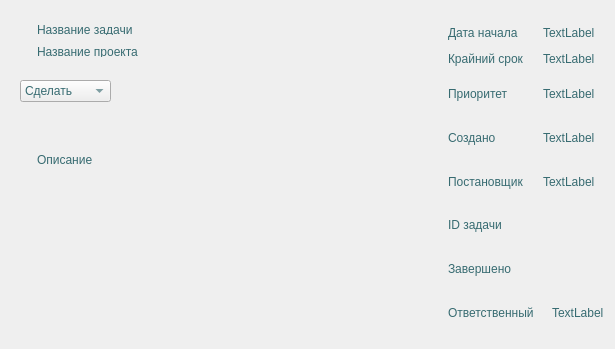
<?xml version="1.0" encoding="UTF-8"?>
<ui version="4.0">
 <class>TaskClass</class>
 <widget class="QDialog" name="TaskClass">
  <property name="geometry">
   <rect>
    <x>0</x>
    <y>0</y>
    <width>615</width>
    <height>349</height>
   </rect>
  </property>
  <property name="windowTitle">
   <string>Task</string>
  </property>
  <property name="styleSheet">
   <string notr="true">QLabel {
	padding:3px;
}
TaskClass {
	background-color: rgb(240, 240, 240);
}
QWidget {
	color: rgb(55, 107, 113);
}
</string>
  </property>
  <widget class="QComboBox" name="statusBox">
   <property name="geometry">
    <rect>
     <x>20</x>
     <y>80</y>
     <width>91</width>
     <height>22</height>
    </rect>
   </property>
   <item>
    <property name="text">
     <string>Сделать</string>
    </property>
   </item>
   <item>
    <property name="text">
     <string>В работе</string>
    </property>
   </item>
   <item>
    <property name="text">
     <string>Сделано</string>
    </property>
   </item>
   <item>
    <property name="text">
     <string>Завершено</string>
    </property>
   </item>
  </widget>
  <widget class="QWidget" name="layoutWidget">
   <property name="geometry">
    <rect>
     <x>20</x>
     <y>10</y>
     <width>391</width>
     <height>61</height>
    </rect>
   </property>
   <layout class="QVBoxLayout" name="verticalLayout">
    <item>
     <widget class="QLabel" name="nameTaskLbl">
      <property name="sizePolicy">
       <sizepolicy hsizetype="MinimumExpanding" vsizetype="MinimumExpanding">
        <horstretch>0</horstretch>
        <verstretch>0</verstretch>
       </sizepolicy>
      </property>
      <property name="minimumSize">
       <size>
        <width>100</width>
        <height>0</height>
       </size>
      </property>
      <property name="font">
       <font/>
      </property>
      <property name="frameShape">
       <enum>QFrame::Shape::NoFrame</enum>
      </property>
      <property name="text">
       <string>Название задачи</string>
      </property>
      <property name="textFormat">
       <enum>Qt::TextFormat::PlainText</enum>
      </property>
      <property name="wordWrap">
       <bool>false</bool>
      </property>
      <property name="margin">
       <number>0</number>
      </property>
      <property name="indent">
       <number>-1</number>
      </property>
     </widget>
    </item>
    <item>
     <widget class="QLabel" name="dealLbl">
      <property name="text">
       <string>Название проекта</string>
      </property>
      <property name="wordWrap">
       <bool>true</bool>
      </property>
      <property name="margin">
       <number>0</number>
      </property>
     </widget>
    </item>
   </layout>
  </widget>
  <widget class="QWidget" name="layoutWidget">
   <property name="geometry">
    <rect>
     <x>431</x>
     <y>12</y>
     <width>206</width>
     <height>331</height>
    </rect>
   </property>
   <layout class="QVBoxLayout" name="verticalLayout_3">
    <item>
     <layout class="QVBoxLayout" name="dateLayout">
      <item>
       <layout class="QHBoxLayout" name="dateBeginLayout">
        <item>
         <widget class="QLabel" name="dateBeginLbl">
          <property name="text">
           <string>Дата начала</string>
          </property>
         </widget>
        </item>
        <item>
         <widget class="QLabel" name="dateBegin">
          <property name="text">
           <string>TextLabel</string>
          </property>
         </widget>
        </item>
       </layout>
      </item>
      <item>
       <layout class="QHBoxLayout" name="dateEndLayout">
        <item>
         <widget class="QLabel" name="deadLineLbl">
          <property name="text">
           <string>Крайний срок</string>
          </property>
         </widget>
        </item>
        <item>
         <widget class="QLabel" name="deadLine">
          <property name="text">
           <string>TextLabel</string>
          </property>
         </widget>
        </item>
       </layout>
      </item>
     </layout>
    </item>
    <item>
     <layout class="QHBoxLayout" name="horizontalLayout_17">
      <item>
       <widget class="QLabel" name="priorityLbl">
        <property name="text">
         <string>Приоритет</string>
        </property>
       </widget>
      </item>
      <item>
       <widget class="QLabel" name="priority">
        <property name="text">
         <string>TextLabel</string>
        </property>
       </widget>
      </item>
     </layout>
    </item>
    <item>
     <layout class="QHBoxLayout" name="horizontalLayout_22">
      <item>
       <widget class="QLabel" name="createLbl">
        <property name="text">
         <string>Создано</string>
        </property>
       </widget>
      </item>
      <item>
       <widget class="QLabel" name="create">
        <property name="text">
         <string>TextLabel</string>
        </property>
       </widget>
      </item>
     </layout>
    </item>
    <item>
     <layout class="QHBoxLayout" name="horizontalLayout_18">
      <item>
       <widget class="QLabel" name="creatorLbl">
        <property name="text">
         <string>Постановщик</string>
        </property>
       </widget>
      </item>
      <item>
       <widget class="QLabel" name="creator">
        <property name="text">
         <string>TextLabel</string>
        </property>
       </widget>
      </item>
     </layout>
    </item>
    <item>
     <layout class="QHBoxLayout" name="horizontalLayout_21">
      <item>
       <widget class="QLabel" name="idLbl">
        <property name="text">
         <string>ID задачи</string>
        </property>
       </widget>
      </item>
      <item>
       <widget class="QLabel" name="id">
        <property name="text">
         <string/>
        </property>
       </widget>
      </item>
     </layout>
    </item>
    <item>
     <layout class="QHBoxLayout" name="horizontalLayout_20">
      <item>
       <widget class="QLabel" name="completedDateLbl">
        <property name="text">
         <string>Завершено</string>
        </property>
       </widget>
      </item>
      <item>
       <widget class="QLabel" name="completedDate">
        <property name="text">
         <string/>
        </property>
       </widget>
      </item>
     </layout>
    </item>
    <item>
     <layout class="QHBoxLayout" name="horizontalLayout_19">
      <item>
       <widget class="QLabel" name="executorLbl">
        <property name="text">
         <string>Ответственный</string>
        </property>
       </widget>
      </item>
      <item>
       <widget class="QLabel" name="executor">
        <property name="text">
         <string>TextLabel</string>
        </property>
       </widget>
      </item>
     </layout>
    </item>
   </layout>
  </widget>
  <widget class="QWidget" name="verticalLayoutWidget">
   <property name="geometry">
    <rect>
     <x>20</x>
     <y>120</y>
     <width>391</width>
     <height>80</height>
    </rect>
   </property>
   <layout class="QVBoxLayout" name="warningLayout">
    <item>
     <widget class="QLabel" name="warning">
      <property name="text">
       <string>Описание</string>
      </property>
     </widget>
    </item>
   </layout>
  </widget>
 </widget>
 <layoutdefault spacing="6" margin="11"/>
 <resources/>
 <connections/>
</ui>
